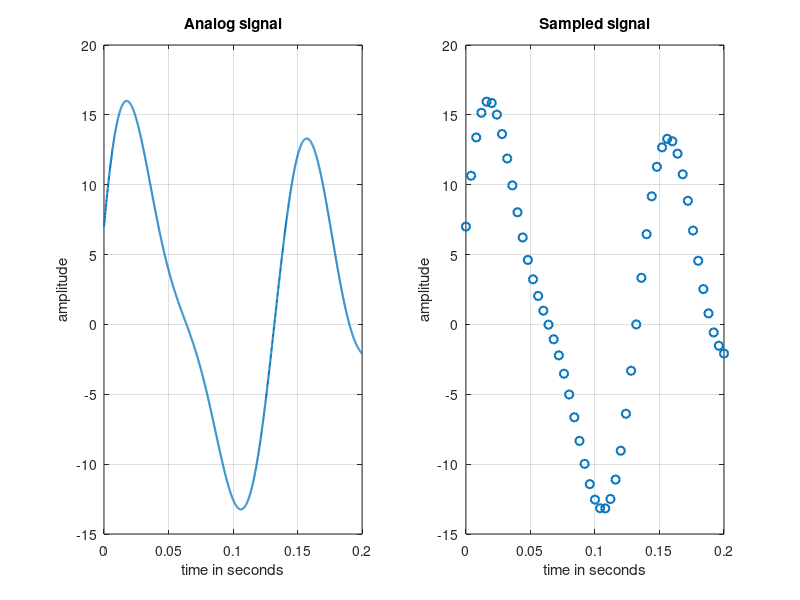
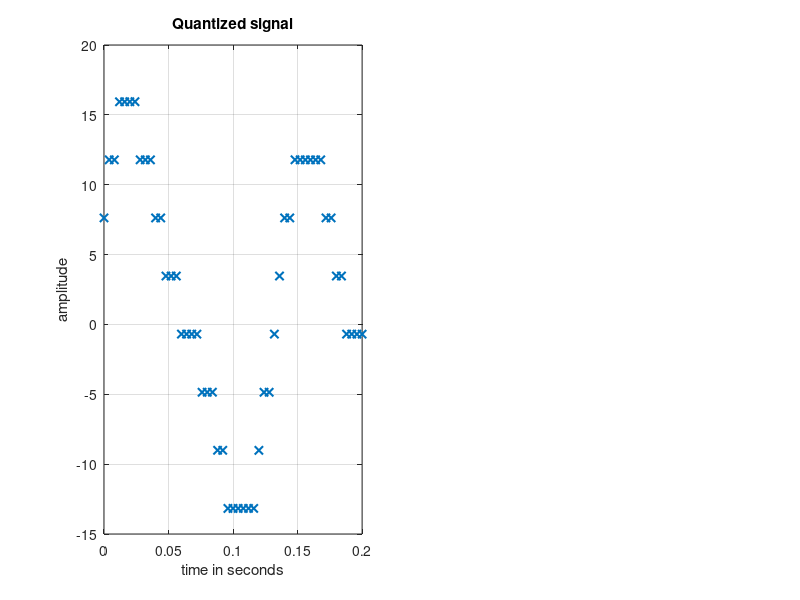

The MATLAB source for these figures, in order:
clc
clear all
close all
%%%%%%%%%%%%%%%%%%%%%%%%%%%%%%%
% Analog to Digital Conversion
%%%%%%%%%%%%%%%%%%%%%%%%%%%%%%%
time_duration = 0.2;
% Variables A, B, C, D, E, F, G, H
A = 2;
B = 1;
C = 4;
D = 5;
E = 4;
F = 4;
G = 6;
H = 3;
%% Analog-like signal's representation
% Analog signal generation is not possible in MATLAB
% Signal equation
t = 0:0.0001:time_duration;
sig = (F + 1)*sin(2*pi*(G + 5)*t) + (F + 3)*cos(2*pi*(G + 7)*t) + (F + 2)*sin(2*pi*(G + 1)*t) + (F + 4)*sin(2*pi*(G + 2)*t);
figure
subplot(1,2,1)
plot(t, sig, 'linewidth', 1.5)
grid on
xlabel('time in seconds')
ylabel('amplitude')
title('Analog signal')
%% Sampling Frequency
fs = 250;
ts = 1/fs;
%% Sampling
samp_t = 0:ts:time_duration;
samp_sig = (F + 1)*sin(2*pi*(G + 5)*samp_t) + (F + 3)*cos(2*pi*(G + 7)*samp_t) + (F + 2)*sin(2*pi*(G + 1)*samp_t) + (F + 4)*sin(2*pi*(G + 2)*samp_t);
subplot(1,2,2)
plot(samp_t, samp_sig, 'o', 'linewidth', 1.5)
grid on
xlabel('time in seconds')
ylabel('amplitude')
title('Sampled signal')
%% Levels for Quantization
L = 8;
%% Quantizing
delta = (max(samp_sig) - min(samp_sig))/(L-1); % step size
quant_sig = min(samp_sig) + round((samp_sig - min(samp_sig))/delta) * delta; % quantized signal
figure
subplot(1,2,1)
plot(samp_t, quant_sig, 'x', 'linewidth', 1.5);
grid on
xlabel('time in seconds')
ylabel('amplitude')
title('Quantized signal')
%% Number of Bits/Sample
nb = log2(L);
%% Encoding
i = round((samp_sig - min(samp_sig))/delta); % index for encoding
dig_data_matrix = de2bi(i, nb); % encoded binary bits are stored in a matrix here
dig_data = reshape(dig_data_matrix', 1, []); % encoded binary bits are stored in an array here
disp(['The index values for encoding from quantization of the sampled signal are: ', num2str(i)])
disp(['The converted bits from the input analog signal are: ', num2str(dig_data)])

